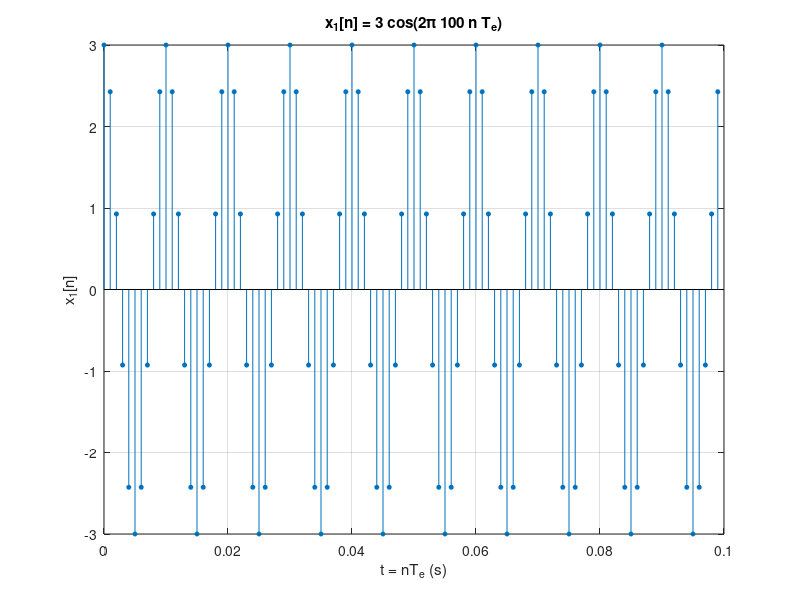
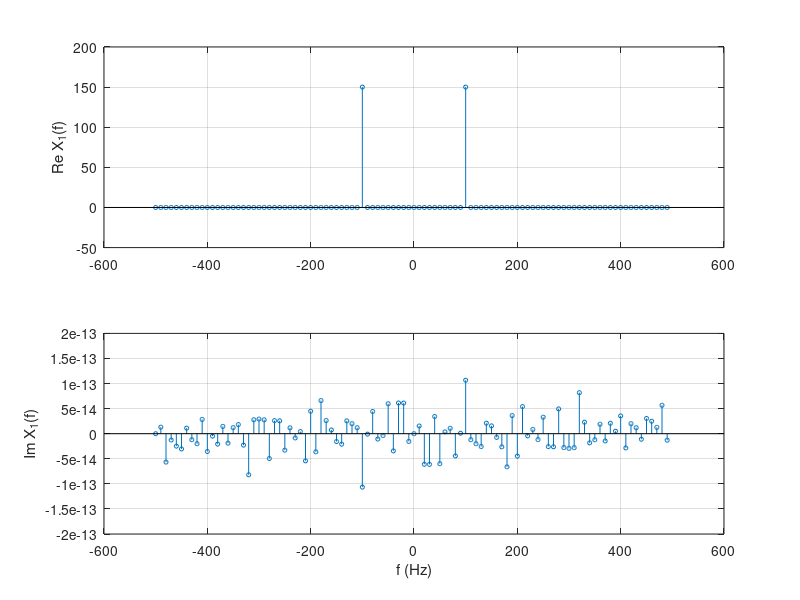
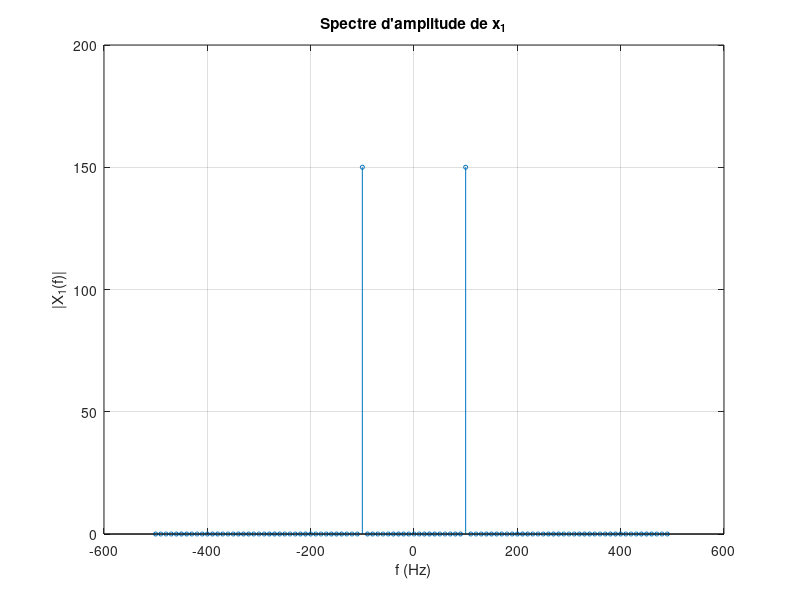
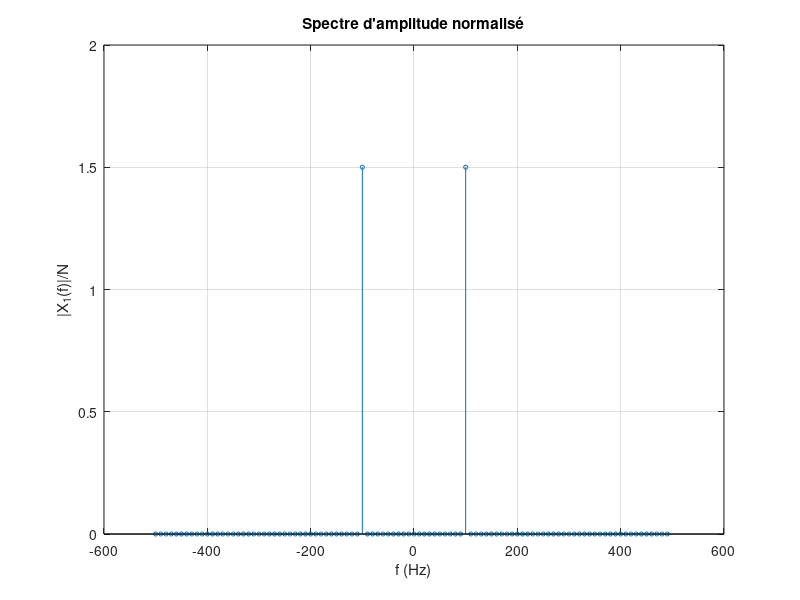

MATLAB code for these plots, in order: (Note: this script raises an error after producing the figures.)
%% TP3 : Transformée de Fourier Discrète
% Traitement du signal - IIA 3, INSAT
% Youssef El Mhamdi, IIA 3/1 - projet Nyquist
%
% ATTENTION : énoncé NON VÉRIFIÉ sur le fascicule original (transcription).
% Numérotation : questions 1 à 12 de la partie 2.2 (cellules Q1 ... Q12).
% Les lignes "@param" sont réglables (curseurs du site).
clear; close all; clc;

%% Q1 Générer x1[n] = 3cos(2*pi*100*n*Te) sur tmax = 0.1 s
% Deux lectures possibles de « sur une durée tmax » (errata E-TS5) :
%  - n = 0 ... N-1 avec N = tmax*Fe = 100 points : 100 Hz tombe sur une raie ;
%  - t = 0:Te:tmax, soit N + 1 = 101 points : 100 Hz tombe entre deux raies.
Fe = 1000; Te = 1/Fe;
tmax = 0.1;                     % @param tmax [s] 0.02..0.5/0.001 temps d'acquisition
inclure_tmax = 0;               % @param inclure_tmax {0, 1} 1 : t = 0:Te:tmax (N+1 points)
N = round(tmax*Fe) + inclure_tmax
n = 0:N-1;
x1 = 3*cos(2*pi*100*n*Te);
figure('Name', 'Q1 - x1[n]');
stem(n*Te, x1, 'filled', 'MarkerSize', 3); grid on;
xlabel('t = nT_e (s)'); ylabel('x_1[n]'); title('x_1[n] = 3 cos(2\pi 100 n T_e)');

%% Q2 Re et Im de X1(f) sur deux lignes (fft, fftshift, stem)
% Après fftshift, la case k correspond à f = (k - floor(N/2)) Fe/N : l'axe va
% de -Fe/2 à Fe/2 avec un pas delta_f = Fe/N (valable pour N pair ou impair).
% Avec N = 100, x1 contient un nombre entier de périodes (10) : il est pair
% au sens circulaire, x1[N-n] = x1[n], donc X1 est réel. La partie imaginaire
% tracée vaut environ 1e-13 : c'est un zéro numérique (arrondis de la fft).
% Avec N = 101 (inclure_tmax = 1), ce n'est plus vrai.
X1 = fftshift(fft(x1));
f = ((0:N-1) - floor(N/2))*Fe/N;
delta_f = Fe/N
figure('Name', 'Q2 - X1(f)');
subplot(2, 1, 1); stem(f, real(X1), 'MarkerSize', 3); grid on; ylabel('Re X_1(f)');
subplot(2, 1, 2); stem(f, imag(X1), 'MarkerSize', 3); grid on; ylabel('Im X_1(f)'); xlabel('f (Hz)');

%% Q3 Spectre d'amplitude
figure('Name', 'Q3 - |X1(f)|');
stem(f, abs(X1), 'MarkerSize', 3); grid on;
xlabel('f (Hz)'); ylabel('|X_1(f)|'); title('Spectre d''amplitude de x_1');

%% Q4 Amplitude des raies : bonnes amplitudes et bonnes fréquences
% 3cos(2*pi*100t) = 1.5 e^{+j2pi100t} + 1.5 e^{-j2pi100t} : deux raies de 1.5.
% La fft additionne N échantillons sans diviser : la raie vaut N x 1.5 = 150.
% -> bonnes amplitudes : diviser par N (spectre bilatéral, 1.5 à +/-100 Hz),
%    puis multiplier par 2 pour l'amplitude du cosinus (3).
% -> bonnes fréquences : axe f = (k - floor(N/2)) Fe/N, et non l'indice k.
[amplitude_raie, i_raie] = max(abs(X1));
amplitude_raie                  % N*A/2 (= 150 si N = 100)
f_raie = abs(f(i_raie))         % 100 Hz
amplitude_bilaterale = amplitude_raie/N
amplitude_cosinus = 2*amplitude_raie/N   % 3 si 100 Hz tombe sur une raie
figure('Name', 'Q4 - |X1(f)|/N');
stem(f, abs(X1)/N, 'MarkerSize', 3); grid on;
xlabel('f (Hz)'); ylabel('|X_1(f)|/N'); title('Spectre d''amplitude normalisé');

%% Q5 x2[n] = 5 + x1[n] : questions 1 à 4 pour x2
x2 = 5 + x1;
X2 = fftshift(fft(x2));
figure('Name', 'Q5 - x2[n] et X2(f)');
subplot(2, 2, 1); stem(n*Te, x2, 'filled', 'MarkerSize', 3); grid on; title('x_2[n]');
subplot(2, 2, 2); stem(f, real(X2), 'MarkerSize', 3); grid on; title('Re X_2(f)');
subplot(2, 2, 3); stem(f, imag(X2), 'MarkerSize', 3); grid on; title('Im X_2(f)');
subplot(2, 2, 4); stem(f, abs(X2)/N, 'MarkerSize', 3); grid on; title('|X_2(f)|/N'); xlabel('f (Hz)');

%% Q6 Effet de la composante continue
% La constante 5 ajoute une raie à f = 0 : X2(0) = N x 5, soit 5 après
% division par N. Les raies à +/-100 Hz ne changent pas (linéarité).
i0 = floor(N/2) + 1;            % case de f = 0
raie_continue = abs(X2(i0))/N   % 5
raie_100_x2 = abs(X2(i_raie))/N % inchangée

%% Q7 x3[n] = 5 + cos(2*pi*100*n*Te - pi/3)
x3 = 5 + cos(2*pi*100*n*Te - pi/3);
X3 = fftshift(fft(x3));
figure('Name', 'Q7 - X3(f)');
subplot(3, 1, 1); stem(f, real(X3)/N, 'MarkerSize', 3); grid on; ylabel('Re X_3/N');
subplot(3, 1, 2); stem(f, imag(X3)/N, 'MarkerSize', 3); grid on; ylabel('Im X_3/N');
subplot(3, 1, 3); stem(f, abs(X3)/N, 'MarkerSize', 3); grid on; ylabel('|X_3|/N'); xlabel('f (Hz)');

%% Q8 Effet du retard
% cos(2*pi*100*n*Te - pi/3) = cos(2*pi*100*(nTe - tau)) avec tau = 1/600 s :
% déphasage de -pi/3 à 100 Hz. La raie à +100 Hz est multipliée par
% e^{-j pi/3} (celle à -100 Hz par e^{+j pi/3}) : les parties réelle et
% imaginaire changent, le module reste le même.
% x3 a une amplitude 1 alors que x2 a une amplitude 3 (errata E-TS10) : pour
% isoler l'effet du retard, on compare aussi avec 5 + cos(2*pi*100*n*Te).
tau_retard = (pi/3)/(2*pi*100)  % 1/600 s
X_ref = fftshift(fft(5 + cos(2*pi*100*n*Te)));
i100 = find(abs(f - 100) < 1e-9);
if isempty(i100)                % 100 Hz hors grille (N = 101) : raie la plus proche
    [~, i100] = min(abs(f - 100));
end
raie_x3 = X3(i100)/N            % 0.5 e^{-j pi/3} = 0.25 - 0.433j (si 100 Hz est sur une raie)
raie_ref = X_ref(i100)/N        % 0.5
dephasage_mesure = angle(raie_x3/raie_ref)   % -pi/3
rapport_modules = abs(raie_x3)/abs(raie_ref) % 1 : le module ne change pas
rapport_x3_x2 = abs(raie_x3)/abs(X2(i100)/N) % 1/3 : effet de l'amplitude, pas du retard

%% Q9 Spectre de x4[n] = 5 + cos(2*pi*105*n*Te)
% Avec tmax = 0.1 s, delta_f = 10 Hz : 105 Hz n'est pas un multiple de
% delta_f, il tombe entre les raies 100 et 110 Hz. L'énergie se répartit sur
% les raies voisines (fuite spectrale) et le pic est plus bas que 0.5.
N9 = round(0.1*Fe);
n9 = 0:N9-1;
x4 = 5 + cos(2*pi*105*n9*Te);
X4 = fftshift(fft(x4))/N9;
f9 = ((0:N9-1) - floor(N9/2))*Fe/N9;
figure('Name', 'Q9 - |X4(f)|/N');
stem(f9, abs(X4), 'MarkerSize', 3); grid on; xlabel('f (Hz)'); title('|X_4(f)|/N, t_{max} = 0.1 s');
pic_x4 = max(abs(X4(f9 > 50)))  % < 0.5 : fuite spectrale

%% Q10 Deux autres durées d'acquisition (0.05 s, 0.2 s)
% delta_f = 1/tmax : 20 Hz (0.05 s), 10 Hz (0.1 s), 5 Hz (0.2 s).
% 105 Hz est un multiple de 5 Hz : seule tmax = 0.2 s donne une raie nette
% d'amplitude 0.5. Plus on observe longtemps, plus la résolution est fine.
% La hauteur du pic dépend de la position de 105 Hz par rapport aux raies :
%  - 0.05 s : 105 Hz est à 1/4 de case de la raie 100 Hz -> pic un peu bas ;
%  - 0.1 s  : 105 Hz est au milieu de deux raies -> pic le plus bas ;
%  - 0.2 s  : 105 Hz est sur une raie -> pic exact de 0.5.
% Une durée plus longue n'améliore donc pas toujours la hauteur du pic, mais
% elle améliore toujours la résolution (delta_f plus petit).
tmax_liste = [0.05 0.1 0.2];    % @param tmax_liste [s]
delta_f_liste = 1./tmax_liste
sur_une_raie = abs(105./delta_f_liste - round(105./delta_f_liste)) < 1e-9
pics = zeros(size(tmax_liste));
figure('Name', 'Q10 - Résolution');
for i = 1:numel(tmax_liste)
    Ni = round(tmax_liste(i)*Fe);
    ni = 0:Ni-1;
    Xi = fftshift(fft(5 + cos(2*pi*105*ni*Te)))/Ni;
    fi = ((0:Ni-1) - floor(Ni/2))*Fe/Ni;
    pics(i) = max(abs(Xi(fi > 50)));
    subplot(3, 1, i); stem(fi, abs(Xi), 'MarkerSize', 3); grid on;
    title(sprintf('t_{max} = %g s, \\Delta f = %g Hz', tmax_liste(i), delta_f_liste(i)));
end
xlabel('f (Hz)');
pics

%% Q11 Fonction : indice p tel que 2^p est la première valeur qui dépasse N
% « dépasse » : strictement supérieur (errata E-TS6). Pour N = 50, p = 6 (64).
tmax11 = 0.05;
N11 = round(tmax11*Fe)
p = exposant_puissance2(N11)
L = 2^p

%% Q12 Ajout de zéros : x5[n] = x4[n] pour n < N, 0 jusqu'à 2^p
% Les zéros ajoutés ne changent pas la résolution (1/tmax = 20 Hz) : ils
% calculent plus de points sur la même courbe (la TFTD de x4). Le spectre
% est interpolé et le pic calculé se rapproche du pic de la TFTD.
% Attention : avec seulement 50 points, le pic de la TFTD n'est pas à
% 105 Hz : la raie continue (amplitude 5, dix fois celle à 105 Hz) et la
% raie image à -105 Hz débordent sur le lobe à 105 Hz et le décalent
% (f_pic_tftd ci-dessous). Ajouter des zéros ne corrige pas ce biais : seule
% une durée d'observation plus longue (ou une fenêtre) le réduit.
% L = 2^p permet aussi l'algorithme FFT radix-2, plus rapide.
n11 = 0:N11-1;
x4_11 = 5 + cos(2*pi*105*n11*Te);
x5 = [x4_11 zeros(1, L - N11)];
X5 = fftshift(fft(x5))/N11;     % divisé par N (et non L) : mêmes amplitudes que x4
f5 = ((0:L-1) - floor(L/2))*Fe/L;
X4_11 = fftshift(fft(x4_11))/N11;
f11 = ((0:N11-1) - floor(N11/2))*Fe/N11;
Ld = 4096;                      % TFTD approchée sur une grille très fine
Xd = fftshift(fft(x4_11, Ld))/N11;
fd = ((0:Ld-1) - floor(Ld/2))*Fe/Ld;
[~, i4] = max(abs(X4_11) .* (f11 > 50));  f_pic_N = f11(i4)
[~, i5] = max(abs(X5) .* (f5 > 50));      f_pic_L = f5(i5)
[~, id] = max(abs(Xd) .* (fd > 50));      f_pic_tftd = fd(id)
figure('Name', 'Q12 - Ajout de zéros');
plot(fd, abs(Xd), 'Color', [0.7 0.7 0.7]); hold on;
stem(f11, abs(X4_11), 'MarkerSize', 4);
stem(f5, abs(X5), 'filled', 'MarkerSize', 3); hold off; grid on;
xlim([0 200]); xlabel('f (Hz)');
legend('TFTD de x_4', sprintf('x_4, N = %d', N11), sprintf('x_5, %d points', L));
title('Spectre d''amplitude de x_5 (zéros ajoutés)');

%% Fonction de la question 11 (doit rester à la fin du script)
function p = exposant_puissance2(N)
% Plus petit entier p tel que 2^p > N (strictement).
    p = 0;
    while 2^p <= N
        p = p + 1;
    end
end
